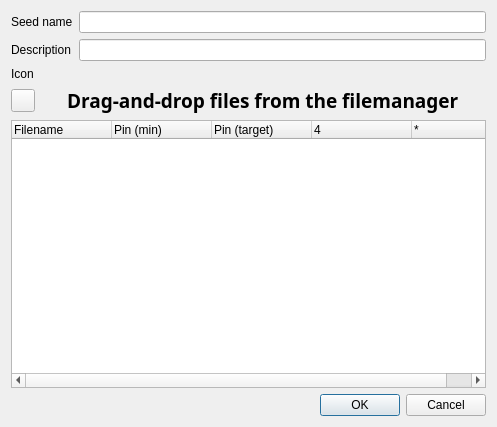
<?xml version="1.0" encoding="UTF-8"?>
<ui version="4.0">
 <class>NewSeedDialog</class>
 <widget class="QDialog" name="NewSeedDialog">
  <property name="geometry">
   <rect>
    <x>0</x>
    <y>0</y>
    <width>497</width>
    <height>427</height>
   </rect>
  </property>
  <property name="windowTitle">
   <string>New seed</string>
  </property>
  <layout class="QGridLayout" name="gridLayout_2">
   <item row="3" column="0">
    <widget class="QDialogButtonBox" name="buttonBox">
     <property name="standardButtons">
      <set>QDialogButtonBox::Cancel|QDialogButtonBox::Ok</set>
     </property>
    </widget>
   </item>
   <item row="2" column="0">
    <layout class="QVBoxLayout" name="bLayout">
     <item>
      <layout class="QHBoxLayout" name="horizontalLayout">
       <item>
        <widget class="QToolButton" name="fromClipboardButton">
         <property name="toolTip">
          <string>Load file from clipboard</string>
         </property>
         <property name="text">
          <string/>
         </property>
         <property name="icon">
          <iconset resource="../galacteek.qrc">
           <normaloff>:/share/icons/clipboard.png</normaloff>:/share/icons/clipboard.png</iconset>
         </property>
        </widget>
       </item>
       <item alignment="Qt::AlignHCenter">
        <widget class="QLabel" name="labelDrop">
         <property name="font">
          <font>
           <family>Lucida</family>
           <pointsize>14</pointsize>
           <weight>75</weight>
           <bold>true</bold>
          </font>
         </property>
         <property name="text">
          <string>&lt;html&gt;&lt;head/&gt;&lt;body&gt;&lt;p&gt;Drag-and-drop files from the filemanager&lt;/p&gt;&lt;/body&gt;&lt;/html&gt;</string>
         </property>
         <property name="textFormat">
          <enum>Qt::RichText</enum>
         </property>
         <property name="margin">
          <number>10</number>
         </property>
        </widget>
       </item>
      </layout>
     </item>
     <item>
      <widget class="QTreeWidget" name="files">
       <property name="acceptDrops">
        <bool>true</bool>
       </property>
       <property name="dragDropMode">
        <enum>QAbstractItemView::DropOnly</enum>
       </property>
       <property name="columnCount">
        <number>5</number>
       </property>
       <attribute name="headerMinimumSectionSize">
        <number>50</number>
       </attribute>
       <attribute name="headerStretchLastSection">
        <bool>true</bool>
       </attribute>
       <column>
        <property name="text">
         <string>Filename</string>
        </property>
       </column>
       <column>
        <property name="text">
         <string>Pin (min)</string>
        </property>
       </column>
       <column>
        <property name="text">
         <string>Pin (target)</string>
        </property>
       </column>
       <column>
        <property name="text">
         <string/>
        </property>
       </column>
       <column>
        <property name="text">
         <string>*</string>
        </property>
       </column>
      </widget>
     </item>
    </layout>
   </item>
   <item row="0" column="0">
    <layout class="QGridLayout" name="gridLayout">
     <item row="0" column="0">
      <widget class="QLabel" name="label">
       <property name="text">
        <string>Seed name</string>
       </property>
      </widget>
     </item>
     <item row="0" column="1">
      <widget class="QLineEdit" name="name">
       <property name="maxLength">
        <number>128</number>
       </property>
      </widget>
     </item>
     <item row="1" column="0">
      <widget class="QLabel" name="label_4">
       <property name="text">
        <string>Description</string>
       </property>
      </widget>
     </item>
     <item row="2" column="0">
      <widget class="QLabel" name="label_3">
       <property name="text">
        <string>Icon</string>
       </property>
      </widget>
     </item>
     <item row="1" column="1">
      <widget class="QLineEdit" name="description">
       <property name="maxLength">
        <number>128</number>
       </property>
      </widget>
     </item>
    </layout>
   </item>
  </layout>
 </widget>
 <resources>
  <include location="../galacteek.qrc"/>
 </resources>
 <connections/>
</ui>
